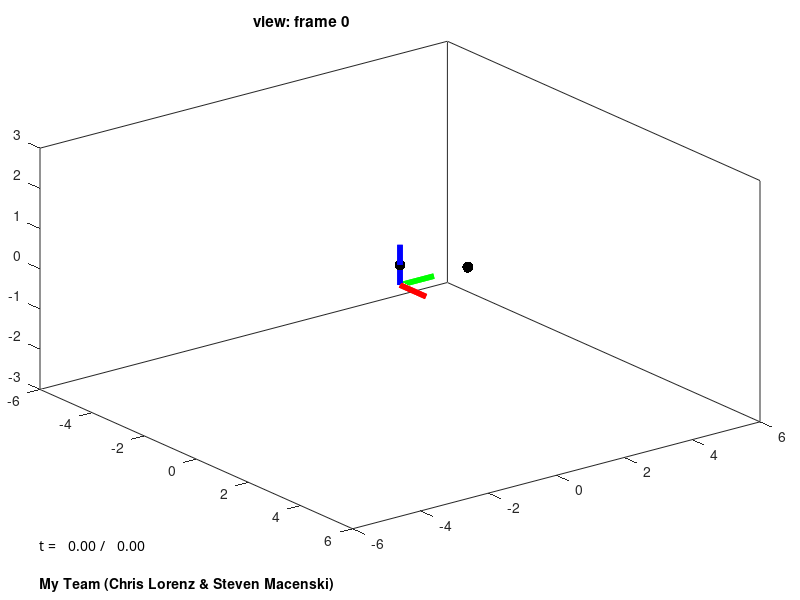

MATLAB code for this plot: (Note: this script raises an error after producing the figure.)
function hw5

%%%%%%%%%%%%%%%%%%%%%%%%%%%%%%%%%%%%%%%%%%%%%%%%%%%
%
% CAN CHANGE
%

% - This line says your name.
params.teamname = 'My Team (Chris Lorenz & Steven Macenski)';
% - This line says the file to record your actions.
params.action_filename = 'action.mat';
% - This line says the file to record your movie.
params.movie_filename = 'movie.avi';
% - This line says whether or not you want to record a movie --- change it
%   from "false" to "true" and you will record a movie. Note that you must
%   have already recorded actions, before making a movie!
params.makemovie = false;
% - This line says whether or not you want to use the keypad to turn on and
%   off the reaction wheels.
%
%   If you do, then: 
%
%       7,4,1 apply positive, zero, and negative torque to RW4
%       8,5,2 apply positive, zero, and negative torque to RW5
%
%   If you don't, then:
%
%       4,r,f apply positive, zero, and negative torque to RW4
%       5,t,g apply positive, zero, and negative torque to RW5
%
%   In either case, 'q' causes the simulation to quit (and to do it
%   gracefully, saving either the recorded actions or the movie).
params.usekeypad = false;

%
%
%
%%%%%%%%%%%%%%%%%%%%%%%%%%%%%%%%%%%%%%%%%%%%%%%%%%%

%%%%%%%%%%%%%%%%%%%%%%%%%%%%%%%%%%%%%%%%%%%%%%%%%%%
%
% CAN'T CHANGE
%

% Define the geometry of the spacecraft and both reaction wheels.
robot = GetGeometryOfRobot;

% Run the simulation.
RunSimulation(robot,params);

function [wedge] = wedge(vector)
wedge = [0 -vector(3) vector(2);
         vector(3) 0 vector(1);
         -vector(2) vector(1) 0];

function robot = GetGeometryOfRobot
% - Vertices of spacecraft
robot.sc.dx=6;
robot.sc.dy=4;
robot.sc.dz=1;
robot.sc.p_in3 = [0.5*robot.sc.dx*[-1 1 1 -1 -1 1 1 -1];
                  0.5*robot.sc.dy*[-1 -1 -1 -1 1 1 1 1];
                  0.5*robot.sc.dz*[-1 -1 1 1 -1 -1 1 1]];

% - Vertices of reaction wheels
robot.rw4.dx=2;
robot.rw4.dy=1.5;
robot.rw4.dz=1;
robot.rw4.p_in4 = [0.5*robot.rw4.dx*[-1 1 1 -1 -1 1 1 -1];
                   0.5*robot.rw4.dy*[-1 -1 -1 -1 1 1 1 1];
                   0.5*robot.rw4.dz*[-1 -1 1 1 -1 -1 1 1]];
robot.rw5.dx=1;
robot.rw5.dy=2;
robot.rw5.dz=1.5;
robot.rw5.p_in5 = [0.5*robot.rw5.dx*[-1 1 1 -1 -1 1 1 -1];
                   0.5*robot.rw5.dy*[-1 -1 -1 -1 1 1 1 1];
                   0.5*robot.rw5.dz*[-1 -1 1 1 -1 -1 1 1]];

% - Faces for SC and RWs (all are boxes with vertices in the same order)
robot.faces =  [1 2 3;
                3 4 1;
                2 6 7;
                7 3 2;
                6 5 8;
                8 7 6;
                5 1 4;
                4 8 5;
                4 3 7;
                7 8 4;
                5 6 2;
                2 1 5];

% - The density (assumed uniform) of the SC and each RW
robot.sc.rho = 1;
robot.rw4.rho = 1;
robot.rw5.rho = 1;

% - The point at which each RW is attached to the SC
robot.rw4.ppin_in3 = [0;0.5*robot.sc.dy;0];
robot.rw5.ppin_in3 = [0;0;0.5*robot.sc.dz];
robot.rw4.ppin_in4 = [0;-0.5*robot.rw4.dy;0];
robot.rw5.ppin_in5 = [0;0;-0.5*robot.rw5.dz];

% - The CM of each RW
robot.o_4in3 = [0; 0.5*robot.sc.dy+0.5*robot.rw4.dy; 0];
robot.o_5in3 = [0; 0; 0.5*robot.sc.dz+0.5*robot.rw5.dz];

% - Magnitude of torque applied by SC on each RW
robot.rw4.tau = 10;
robot.rw5.tau = 10;

% - Create these for later use.
robot.sc.p_in0 = nan(size(robot.sc.p_in3));
robot.rw4.p_in0 = nan(size(robot.rw4.p_in4));
robot.rw5.p_in0 = nan(size(robot.rw5.p_in5));

%
%
%
%%%%%%%%%%%%%%%%%%%%%%%%%%%%%%%%%%%%%%%%%%%%%%%%%%%

%%%%%%%%%%%%%%%%%%%%%%%%%%%%%%%%%%%%%%%%%%%%%%%%%%%
%
% MUST CHANGE TODO 
%

% - Mass and moment of inertia of SC TODO
robot.sc.m = 1;
robot.sc.J_in3 = eye(3);

% - Mass and moment of inertia of RW#4 TODO
robot.rw4.m = 1;
robot.rw4.J_in4 = eye(3);

% - Mass and moment of inertia of RW#5 TODO
robot.rw5.m = 1;
robot.rw5.J_in5 = eye(3);

%
%
%
%%%%%%%%%%%%%%%%%%%%%%%%%%%%%%%%%%%%%%%%%%%%%%%%%%%

%%%%%%%%%%%%%%%%%%%%%%%%%%%%%%%%%%%%%%%%%%%%%%%%%%%
%
% CAN'T CHANGE
%

function RunSimulation(robot,params)

% Create figure.
world = CreateFigure(robot,params);
% Define time at which to start the simulation.
t = 0;
% Define time step.
dt = 2e-2;

%
%
%
%%%%%%%%%%%%%%%%%%%%%%%%%%%%%%%%%%%%%%%%%%%%%%%%%%%

%%%%%%%%%%%%%%%%%%%%%%%%%%%%%%%%%%%%%%%%%%%%%%%%%%%
%
% CAN CHANGE
%

% Define time limit.
tmax = 100;
% Define initial conditions
% - configuration
o_3in0 = [0;0;0];
theta = [0;0;0];
phi4 = 0;
phi5 = 0;
% - velocity
v_03in0 = [0;0;0];
w_03in3 = [0;0;0];
phi4dot = 0;
phi5dot = 0;

%
%
%
%%%%%%%%%%%%%%%%%%%%%%%%%%%%%%%%%%%%%%%%%%%%%%%%%%%

%%%%%%%%%%%%%%%%%%%%%%%%%%%%%%%%%%%%%%%%%%%%%%%%%%%
%
% CAN'T CHANGE
%

% Either start making a movie or start storing actions.
global action done
action = [0;0];
if (params.makemovie)
    load(params.action_filename);
    myV = VideoWriter(params.movie_filename);
    myV.Quality = 100;
    open(myV);
else
    actionRecord = [];
end

% Loop until 'done' is true.
done = false;
while (~done)
    
    % Either store or retrieve the action.
    if (params.makemovie)
        [actionRecord,curaction] = RetrieveAction(actionRecord);
        action = curaction;
    else
        curaction = action;
        actionRecord = StoreAction(actionRecord,curaction);
    end
    
    % Compute input torques applied by SC to each RW.
    u4 = curaction(1)*robot.rw4.tau;
    u5 = curaction(2)*robot.rw5.tau;
    
    % Solve ODEs.
    [t,o_3in0,theta,phi4,phi5,v_03in0,w_03in3,phi4dot,phi5dot] = ...
        Simulate(t,dt,...                               % <- time and time step
                 o_3in0,theta,phi4,phi5,...             % <- configuration
                 v_03in0,w_03in3,phi4dot,phi5dot,...    % <- velocity
                 u4,u5,...                              % <- applied torques
                 robot);                                % <- parameters that describe the SC and RWs
    
%
%
%
%%%%%%%%%%%%%%%%%%%%%%%%%%%%%%%%%%%%%%%%%%%%%%%%%%%

%%%%%%%%%%%%%%%%%%%%%%%%%%%%%%%%%%%%%%%%%%%%%%%%%%%
%
% MUST CHANGE
%
    
    % Compute orientation of 3 in 0
    %  (hint: you have theta - assume XYZ Euler Angle sequence, as usual)
    R_3in0 = [cos(theta(2))*cos(theta(3)) -cos(theta(2))*sin(theta(3)) sin(theta(2)); ...
        sin(theta(1))*sin(theta(2))*cos(theta(3))+cos(theta(1))*sin(theta(3))  (-1)*sin(theta(1))*sin(theta(2))*sin(theta(3))+cos(theta(1))*cos(theta(3)) (-1)*sin(theta(1))*cos(theta(2)); ...
        -cos(theta(1))*sin(theta(2))*cos(theta(3))+sin(theta(1))*sin(theta(3)) cos(theta(1))*sin(theta(2))*sin(theta(3))+sin(theta(1))*cos(theta(3)) cos(theta(1))*cos(theta(2))];
    
    % Compute position and orientation of 4 and 5 in 0
    %  (hint: you have o_3in0, R_3in0, phi4, phi5,
    %                  robot.o_4in3, robot.o_5in3)
    o_4in0 = o_3in0 + R_3in0*robot.o_4in3;
    
    o_5in0 = o_3in0 + R_3in0*robot.o_5in3;
    
    R_4in0 = [cos(phi4) 0 sin(phi4);...
              0         1       0 ; 
              -sin(phi4) 0 cos(phi4)];
          
    R_5in0 = [cos(phi5) -sin(phi5) 0;...
              sin(phi5) cos(phi5) 0;
              0 0 1];
    
    % Compute robot.sc.p_in0, robot.rw4.p_in0, robot.rw5.p_in0
    %  (hint: you have o_3in0, R_3in0, o_4in0, R_4in0, o_5in0, R_5in0,
    %                  robot.sc.p_in3, robot.rw4.p_in4, robot.rw5.p_in5)
    robot.sc.p_in0 = [o_3in0 o_3in0 o_3in0 o_3in0 o_3in0 o_3in0 o_3in0 o_3in0] + R_3in0*robot.sc.p_in3;
    robot.rw4.p_in0 = [o_4in0 o_4in0 o_4in0 o_4in0 o_4in0 o_4in0 o_4in0 o_4in0]+ R_4in0*robot.rw4.p_in4;
    robot.rw5.p_in0 = [o_5in0 o_5in0 o_5in0 o_5in0 o_5in0 o_5in0 o_5in0 o_5in0] + R_5in0*robot.rw5.p_in5;
    
%
%
%
%%%%%%%%%%%%%%%%%%%%%%%%%%%%%%%%%%%%%%%%%%%%%%%%%%%
    
%%%%%%%%%%%%%%%%%%%%%%%%%%%%%%%%%%%%%%%%%%%%%%%%%%%
%
% CAN'T CHANGE
%
    
    % Update the figure.
    world = UpdateFigure(world,robot,o_3in0,R_3in0,t,tmax);
    
    % If making a movie, store the current figure as a frame.
    if (params.makemovie)
        frame = getframe(gcf);
        writeVideo(myV,frame);
    end
    
    % Stop if time has reached its maximum.
    if (t>tmax)
        done = true;
    end
    
end
% Either close the movie or save the record of actions.
if (params.makemovie)
    for i=1:30
        frame = getframe(gcf);
        writeVideo(myV,frame);
    end
    close(myV);
else
    save(params.action_filename,'actionRecord');
end

%
%
%
%%%%%%%%%%%%%%%%%%%%%%%%%%%%%%%%%%%%%%%%%%%%%%%%%%%

%%%%%%%%%%%%%%%%%%%%%%%%%%%%%%%%%%%%%%%%%%%%%%%%%%%
%
% MUST CHANGE
%

function [o_3in0dot,thetadot,phi4dot,phi5dot,...             % <- velocity
          v_03in0dot,w_03in3dot,phi4dotdot,phi5dotdot] = ... % <- acceleration
             GetRates(o_3in0,theta,phi4,phi5,...             % <- configuration
                      v_03in0,w_03in3,phi4dot,phi5dot,...    % <- velocity
                      u4,u5,...                              % <- input torques
                      robot)                                 % <- parameters that describe the SC and RWs
m4 = 1; %TODO actually making some of these things exist
m5 = 1;
  R_3in0 = [cos(theta(2))*cos(theta(3)) -cos(theta(2))*sin(theta(3)) sin(theta(2)); ...
        sin(theta(1))*sin(theta(2))*cos(theta(3))+cos(theta(1))*sin(theta(3))  (-1)*sin(theta(1))*sin(theta(2))*sin(theta(3))+cos(theta(1))*cos(theta(3)) (-1)*sin(theta(1))*cos(theta(2)); ...
        -cos(theta(1))*sin(theta(2))*cos(theta(3))+sin(theta(1))*sin(theta(3)) cos(theta(1))*sin(theta(2))*sin(theta(3))+sin(theta(1))*cos(theta(3)) cos(theta(1))*cos(theta(2))];
    
 h = [zeros(3,1);
      -m4*R_3in0*wedge(w_03in3)*wedge(w_03in3)*o_4in3;
      -m5*R_3in0*wedge(w_03in3)*wedge(w_03in3)*o_5in3;
      -wedge(w_03in3)*robot.sc.J_in3*w_03in3 - t4*u4 - t5*u5;
      -robot.rw4.J_in4*(R_3in4*wedge(w_34in4))'*w_03in3 - wedge(w_04in4)*robot.rw4.J_in4*w_04in4 + R_4in3'*t4*u4;
      -robot.rw5.J_in5*(R_5in4*wedge(w_35in5))'*w_03in3 - wedge(w_05in5)*robot.rw5.J_in5*w_05in5 + R_5in3'*t5*u5];
  
  %g = TODO typing in
  x = inv(F)*h;
                  
                  
o_3in0dot = v_03in0;
thetadot = zeros(3,1);
phi4dotdot = x(7:9);
phi5dotdot = x(10:12);
v_03in0dot = x(1:3);
w_03in3dot = x(4:6);
phi4dot = 0;
phi5dot = 0;

%
%
%
%%%%%%%%%%%%%%%%%%%%%%%%%%%%%%%%%%%%%%%%%%%%%%%%%%%

%%%%%%%%%%%%%%%%%%%%%%%%%%%%%%%%%%%%%%%%%%%%%%%%%%%%%%
%
% CAN'T CHANGE
%

function actionRecord = StoreAction(actionRecord,action)
actionRecord(:,end+1) = action;

function [actionRecord,action] = RetrieveAction(actionRecord)
action = actionRecord(:,1);
actionRecord = actionRecord(:,2:end);

function [t,o_3in0,theta,phi4,phi5,v_03in0,w_03in3,phi4dot,phi5dot] = ...
            Simulate(t,dt,...                               % <- time and time step
                     o_3in0,theta,phi4,phi5,...             % <- configuration
                     v_03in0,w_03in3,phi4dot,phi5dot,...    % <- velocity
                     u4,u5,...                              % <- input torques
                     robot)                                 % <- parameters that describe the SC and RWs
[t,x] = ode45(@(t,x) GetXDot(t,x,u4,u5,robot),[t t+dt],[o_3in0;theta;phi4;phi5;v_03in0;w_03in3;phi4dot;phi5dot]);
x = x';
t = t(end);
[o_3in0,theta,phi4,phi5,v_03in0,w_03in3,phi4dot,phi5dot] = XToState(x);

function xdot = GetXDot(t,x,u4,u5,robot)
% Unpack the state.
[o_3in0,theta,phi4,phi5,v_03in0,w_03in3,phi4dot,phi5dot] = XToState(x);
% Get time derivatives.
[o_3in0dot,thetadot,phi4dot,phi5dot,...             % <- velocity
 v_03in0dot,w_03in3dot,phi4dotdot,phi5dotdot] = ... % <- acceleration
    GetRates(o_3in0,theta,phi4,phi5,...             % <- configuration
             v_03in0,w_03in3,phi4dot,phi5dot,...    % <- velocity
             u4,u5,...                              % <- input torques
             robot);                                % <- parameters that describe the SC and RWs
% Pack time derivatives.
xdot = [o_3in0dot;thetadot;phi4dot;phi5dot;v_03in0dot;w_03in3dot;phi4dotdot;phi5dotdot];

function [o_3in0,theta,phi4,phi5,v_03in0,w_03in3,phi4dot,phi5dot] = XToState(x)
o_3in0 = x(1:3,end);
theta = x(4:6,end);
phi4 = x(7,end);
phi5 = x(8,end);
v_03in0 = x(9:11,end);
w_03in3 = x(12:14,end);
phi4dot = x(15,end);
phi5dot = x(16,end);

function robotfig = DrawRobot(robotfig,robot,o_3in0,R_3in0,alpha)
ered=[1,0.6,0];
egrey=[0.4745,0.6471,0.9098];
if isempty(robotfig)
    p = o_3in0+R_3in0*robot.rw4.ppin_in3;
    robotfig.rw4pin = line(p(1),p(2),p(3),'color','k','marker','.','markersize',24);
    p = o_3in0+R_3in0*robot.rw5.ppin_in3;
    robotfig.rw5pin = line(p(1),p(2),p(3),'color','k','marker','.','markersize',24);
    robotfig.sc = patch('Vertices',robot.sc.p_in0','Faces',robot.faces,'FaceColor',ered,...
                        'FaceAlpha',alpha,'EdgeAlpha',alpha,...
                        'backfacelighting','reverselit','AmbientStrength',0.6);
    robotfig.rw4 = patch('Vertices',robot.rw4.p_in0','Faces',robot.faces,'FaceColor',egrey,...
                         'FaceAlpha',alpha,'EdgeAlpha',alpha,...
                         'backfacelighting','reverselit','AmbientStrength',0.6);
    robotfig.rw5 = patch('Vertices',robot.rw5.p_in0','Faces',robot.faces,'FaceColor',egrey,...
                         'FaceAlpha',alpha,'EdgeAlpha',alpha,...
                         'backfacelighting','reverselit','AmbientStrength',0.6);
else
    set(robotfig.sc,'vertices',robot.sc.p_in0');
    set(robotfig.rw4,'vertices',robot.rw4.p_in0');
    set(robotfig.rw5,'vertices',robot.rw5.p_in0');
    p = o_3in0+R_3in0*robot.rw4.ppin_in3;
    set(robotfig.rw4pin,'xdata',p(1),'ydata',p(2),'zdata',p(3));
    p = o_3in0+R_3in0*robot.rw5.ppin_in3;
    set(robotfig.rw5pin,'xdata',p(1),'ydata',p(2),'zdata',p(3));
end

function frame = DrawFrame(frame,o,R)
p = [o repmat(o,1,3)+R];
if isempty(frame)
    frame.x = plot3(p(1,[1 2]),p(2,[1 2]),p(3,[1 2]),'r-','linewidth',4);
    frame.y = plot3(p(1,[1 3]),p(2,[1 3]),p(3,[1 3]),'g-','linewidth',4);
    frame.z = plot3(p(1,[1 4]),p(2,[1 4]),p(3,[1 4]),'b-','linewidth',4);
else
    set(frame.x,'xdata',p(1,[1 2]),'ydata',p(2,[1 2]),'zdata',p(3,[1 2]));
    set(frame.y,'xdata',p(1,[1 3]),'ydata',p(2,[1 3]),'zdata',p(3,[1 3]));
    set(frame.z,'xdata',p(1,[1 4]),'ydata',p(2,[1 4]),'zdata',p(3,[1 4]));
end

function world = CreateFigure(robot,params)
% - clear the current figure
clf;
% - these things have the correct value
o_0in0 = zeros(3,1);
R_0in0 = eye(3);
% - these things have the incorrect value, but we don't care
o_3in0 = zeros(3,1);
R_3in0 = eye(3);
% - text (it's important this is in the back, so you can rotate the view
%         and other stuff!)
axes('position',[0 0 1 1]);
axis([0 1 0 1]);
hold on;
axis off;
fs = 10;
world.text.time=text(0.05,0.1,sprintf('t = %6.2f / %6.2f\n',0,0),'fontsize',fs,'verticalalignment','top','fontname','monaco');
world.text.teamname=text(0.05,0.04,params.teamname,'fontsize',fs,'verticalalignment','top','fontweight','bold');
% - view from frame 0
axes('position',[0.05 -0.05 .9 1.15]);
title('view: frame 0                                                 ');
set(gcf,'renderer','opengl');
axis equal;
axis(3*[-2 2 -2 2 -1 1]);
axis manual;
hold on;
view([90-37.5,20]);
box on;
set(gca,'projection','perspective');
set(gca,'clipping','on','clippingstyle','3dbox');
world.view0.robot = DrawRobot([],robot,o_3in0,R_3in0,0.6);
world.view0.frame0 = DrawFrame([],o_0in0,R_0in0);
world.view0.frame3 = DrawFrame([],o_3in0,R_3in0);
lighting gouraud
world.view0.light = light('position',o_3in0','style','local');
% - make the figure respond to key commands
if (params.usekeypad)
    set(gcf,'KeyPressFcn',@onkeypress_keypad);
else
    set(gcf,'KeyPressFcn',@onkeypress_nokeypad);
end

function world = UpdateFigure(world,robot,o_3in0,R_3in0,t,tmax)
world.view0.robot = DrawRobot(world.view0.robot,robot,o_3in0,R_3in0);
world.view0.frame3 = DrawFrame(world.view0.frame3,o_3in0,R_3in0);
set(world.view0.light,'position',(o_3in0+R_3in0*[0;0;1])');
set(world.text.time,'string',sprintf('t = %6.2f / %6.2f\n',t,tmax));
drawnow

function onkeypress_nokeypad(src,event)
global action done
if event.Character == '4'
    action(1,1) = 1;
elseif event.Character == 'r'
    action(1,1) = 0;
elseif event.Character == 'f'
    action(1,1) = -1;
elseif event.Character == '5'
    action(2,1) = 1;
elseif event.Character == 't'
    action(2,1) = 0;
elseif event.Character == 'g'
    action(2,1) = -1;
elseif event.Character == 'q'
    done = true;
end

function onkeypress_keypad(src,event)
global action done
if event.Character == '7'
    action(1,1) = 1;
elseif event.Character == '4'
    action(1,1) = 0;
elseif event.Character == '1'
    action(1,1) = -1;
elseif event.Character == '8'
    action(2,1) = 1;
elseif event.Character == '5'
    action(2,1) = 0;
elseif event.Character == '2'
    action(2,1) = -1;
elseif event.Character == 'q'
    done = true;
end

%
%
%
%%%%%%%%%%%%%%%%%%%%%%%%%%%%%%%%%%%%%%%%%%%%%%%%%%%%%%